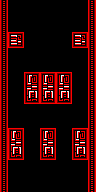

This is a level from a 2D game, rendered from its Tiled map with the project's own tilesets. A one-line summary and the complete map file follow:
An orthogonal 12x24 tile map with 8x8 px tiles, 2 tile layers (border, Tile Layer 1) and 16 objects (9x Coin(red), 5x Obstacle, 2x Custom(BgRed)).

<map version="1.4" tiledversion="1.4.3" orientation="orthogonal" renderorder="right-down" width="12" height="24" tilewidth="8" tileheight="8" infinite="0" nextlayerid="6" nextobjectid="19">
 <editorsettings>
  <export target="../../../resources/levels/zones/red/red_medium_0.json" format="ld48-export" />
 </editorsettings>
 <tileset firstgid="1" source="../../tsx/tiles_red.tsx" />
 <objectgroup id="4" name="bg_base">
  <properties>
   <property name="z" type="float" value="-1" />
  </properties>
  <object id="17" name="BG" type="Custom(BgRed)" x="0" y="0" width="96" height="144" />
  <object id="18" name="BG" type="Custom(BgRed)" x="0" y="48" width="96" height="144" />
 </objectgroup>
 <layer id="1" name="border" width="12" height="24">
  <data encoding="csv">
109,0,0,0,0,0,0,0,0,0,0,109,
109,0,0,0,0,0,0,0,0,0,0,109,
109,0,0,0,0,0,0,0,0,0,0,109,
109,0,0,0,0,0,0,0,0,0,0,109,
109,0,0,0,0,0,0,0,0,0,0,109,
109,0,0,0,0,0,0,0,0,0,0,109,
109,0,0,0,0,0,0,0,0,0,0,109,
109,0,0,0,0,0,0,0,0,0,0,109,
109,0,0,0,0,0,0,0,0,0,0,109,
109,0,0,0,0,0,0,0,0,0,0,109,
109,0,0,0,0,0,0,0,0,0,0,109,
109,0,0,0,0,0,0,0,0,0,0,109,
109,0,0,0,0,0,0,0,0,0,0,109,
109,0,0,0,0,0,0,0,0,0,0,109,
109,0,0,0,0,0,0,0,0,0,0,109,
109,0,0,0,0,0,0,0,0,0,0,109,
109,0,0,0,0,0,0,0,0,0,0,109,
109,0,0,0,0,0,0,0,0,0,0,109,
109,0,0,0,0,0,0,0,0,0,0,109,
109,0,0,0,0,0,0,0,0,0,0,109,
109,0,0,0,0,0,0,0,0,0,0,109,
109,0,0,0,0,0,0,0,0,0,0,109,
109,0,0,0,0,0,0,0,0,0,0,109,
109,0,0,0,0,0,0,0,0,0,0,109
</data>
 </layer>
 <layer id="2" name="Tile Layer 1" width="12" height="24">
  <data encoding="csv">
0,0,0,0,0,0,0,0,0,0,0,0,
0,0,0,0,0,0,0,0,0,0,0,0,
0,0,0,0,0,0,0,0,0,0,0,0,
0,0,0,0,0,0,0,0,0,0,0,0,
0,112,113,0,0,0,0,0,0,112,113,0,
0,149,150,0,0,0,0,0,0,149,150,0,
0,0,0,0,0,0,0,0,0,0,0,0,
0,0,0,0,0,0,0,0,0,0,0,0,
0,0,0,0,0,0,0,0,0,0,0,0,
0,0,0,9,10,9,10,9,10,0,0,0,
0,0,0,46,47,46,47,46,47,0,0,0,
0,0,0,83,84,83,84,83,84,0,0,0,
0,0,0,120,121,120,121,120,121,0,0,0,
0,0,0,0,0,0,0,0,0,0,0,0,
0,0,0,0,0,0,0,0,0,0,0,0,
0,0,0,0,0,0,0,0,0,0,0,0,
0,9,10,0,0,9,10,0,0,9,10,0,
0,46,47,0,0,46,47,0,0,46,47,0,
0,83,84,0,0,83,84,0,0,83,84,0,
0,120,121,0,0,120,121,0,0,120,121,0,
0,0,0,0,0,0,0,0,0,0,0,0,
0,0,0,0,0,0,0,0,0,0,0,0,
0,0,0,0,0,0,0,0,0,0,0,0,
0,0,0,0,0,0,0,0,0,0,0,0
</data>
 </layer>
 <objectgroup id="3" name="pickups">
  <object id="1" name="pickup" type="Coin(red)" x="40" y="32" width="16" height="16" />
  <object id="2" name="pickup" type="Coin(red)" x="40" y="48" width="16" height="16" />
  <object id="5" name="pickup" type="Coin(red)" x="40" y="16" width="16" height="16" />
  <object id="6" name="pickup" type="Coin(red)" x="56" y="144" width="16" height="16" />
  <object id="7" name="pickup" type="Coin(red)" x="56" y="128" width="16" height="16" />
  <object id="8" name="pickup" type="Coin(red)" x="24" y="144" width="16" height="16" />
  <object id="9" name="pickup" type="Coin(red)" x="24" y="128" width="16" height="16" />
  <object id="10" name="pickup" type="Coin(red)" x="40" y="176" width="16" height="16" />
  <object id="11" name="pickup" type="Coin(red)" x="40" y="160" width="16" height="16" />
 </objectgroup>
 <objectgroup id="5" name="obstacle">
  <object id="12" name="obstacle" type="Obstacle" x="72" y="128" width="16" height="32" />
  <object id="13" name="obstacle" type="Obstacle" x="8" y="128" width="16" height="32" />
  <object id="14" name="obstacle" type="Obstacle" x="24" y="72" width="48" height="32" />
  <object id="15" name="obstacle" type="Obstacle" x="8" y="32" width="16" height="16" />
  <object id="16" name="obstacle" type="Obstacle" x="72" y="32" width="16" height="16" />
 </objectgroup>
</map>
